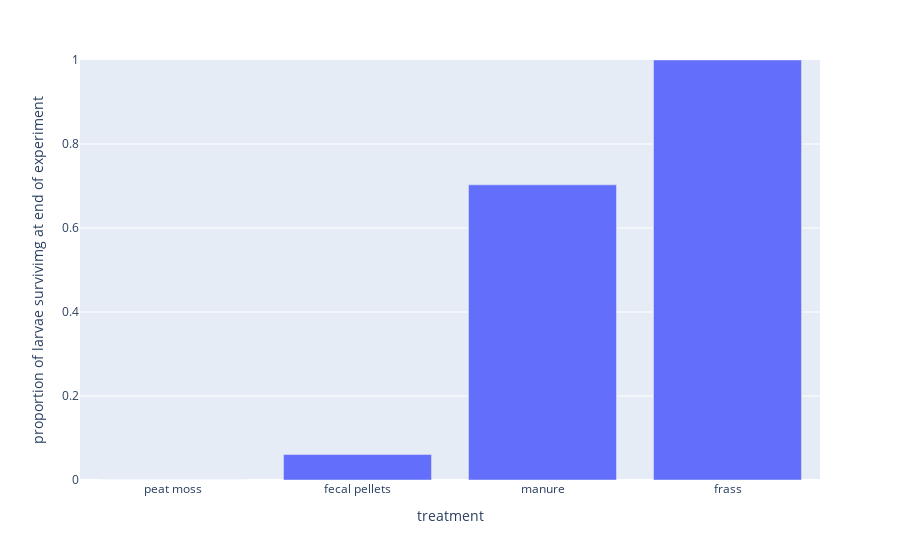

Write notebook code for a chart like this one.
### Code cell
fig = x.plot(x='treatment', y='proportion_alive', kind='bar')
fig.update_yaxes(range=[0,1], title='proportion of larvae survivimg at end of experiment')
fig.layout.showlegend = False
fig.show()
fig.write_image("larval_survival_plot.png")

### Figure 1 — Plotly figure (JSON) as saved in the notebook; plotly's stock layout.template omitted (floating-point values rounded to 4 significant figures)
{"data": [{"alignmentgroup": "True", "hovertemplate": "variable=proportion_alive<br>treatment=%{x}<br>value=%{y}<extra></extra>", "legendgroup": "proportion_alive", "marker": {"color": "#636efa", "pattern": {"shape": ""}}, "name": "proportion_alive", "offsetgroup": "proportion_alive", "orientation": "v", "showlegend": true, "textposition": "auto", "type": "bar", "x": ["peat moss", "fecal pellets", "manure", "frass"], "xaxis": "x", "y": [0, 0.06061, 0.7027, 1], "yaxis": "y"}], "layout": {"barmode": "relative", "legend": {"title": {"text": "variable"}, "tracegroupgap": 0}, "margin": {"t": 60}, "showlegend": false, "xaxis": {"anchor": "y", "domain": [0, 1], "title": {"text": "treatment"}}, "yaxis": {"anchor": "x", "domain": [0, 1], "range": [0, 1], "title": {"text": "proportion of larvae survivimg at end of experiment"}}}}
